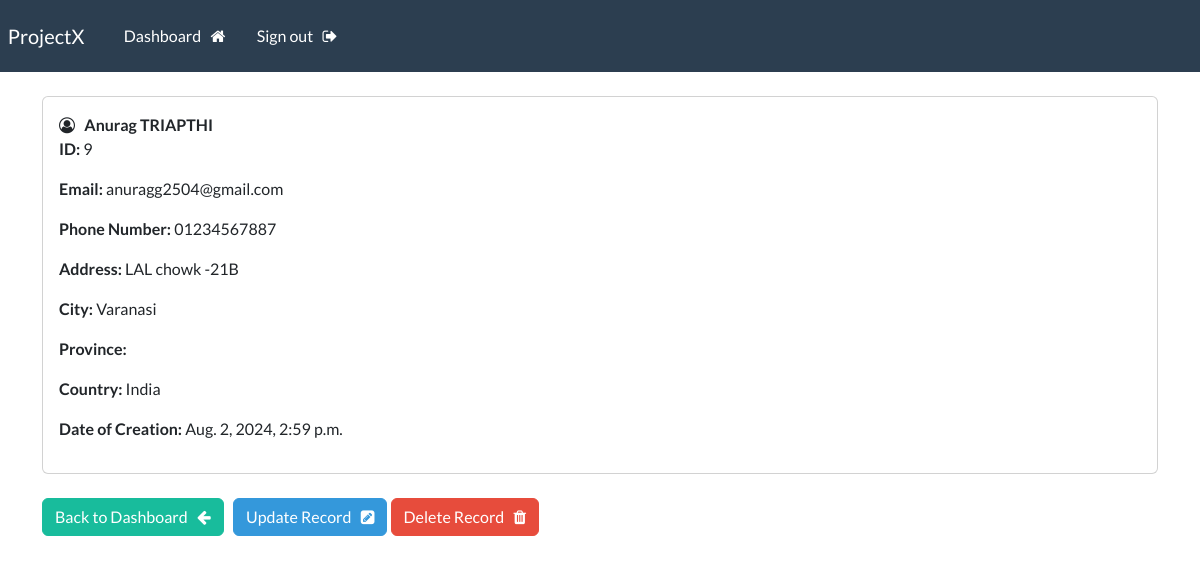
/views-record/9 (signed in), run on the app's committed database.
### webapp/models.py (models this page shows, shortened)
class Record(models.Model):
    creation_date = models.DateTimeField(auto_now_add=True)
    first_name = models.CharField(max_length=20)
    last_name = models.CharField(max_length=20)
    email = models.CharField(max_length=50)
    phone = models.CharField(max_length=20)
    address =  models.CharField(max_length=100)
    city = models.CharField(max_length=50)
    provinces = models.CharField(max_length=100)
    country = models.CharField(max_length=125)

### webapp/views.py (the view)
# urls.py: path('views-record/<int:pk>',views.view_single_record,name="viewrecordpage"),
@login_required(login_url='loginpage')
def view_single_record(request,pk):
    all_records= Record.objects.get(id=pk)
    context = {'record':all_records}
    return render(request,'webapp/records-views.html',context)

### webapp/templates/webapp/records-views.html (shortened to what this page needs)
{% extends "webapp/base.html" %}
{% block content %}
<div class="card">
<div class="card-body">
    <i class="fa fa-user-circle-o" aria-hidden="true"></i> &nbsp;
            <strong>
                {{record.first_name}}
                {{record.last_name|upper}}
            </strong>
        <br>
    <p><strong>ID: </strong>{{record.id}}</p>
    <p><strong>Email: </strong>{{record.email}}</p>
    <p><strong>Phone Number: </strong>{{record.phone}}</p>
    <p><strong>Address: </strong>{{record.address}}</p>
    <p><strong>City: </strong>{{record.city}}</p>
    <p><strong>Province: </strong>{{record.province}}</p>
    <p><strong>Country: </strong>{{record.country}}</p>
    <p><strong>Date of Creation: </strong>{{record.creation_date}}</p>
</div>
</div>
<br>
    <a class="btn btn-success" href="{% url 'dashboardpage' %}">  Back to Dashboard &nbsp; <i class="fa fa-arrow-left" aria-hidden="true"></i>
    </a>
    <a class="btn btn-info" href="{% url 'updaterecordpage' record.id %}">  Update Record &nbsp; <i class="fa fa-pencil-square" aria-hidden="true"></i> </a>
    <a class="btn btn-danger" href="{% url 'deleterecordpage' record.id %}"> Delete Record &nbsp; <i class="fa fa-trash" aria-hidden="true"></i>
    </a>
{% endblock %}

### data on the page
Record: first_name "Anurag", last_name "TRIAPTHI", id "9", email "anuragg2504@gmail.com", phone "01234567887", address "LAL chowk -21B", city "Varanasi", country "India", creation_date "Aug. 2, 2024, 2:59 p.m."
